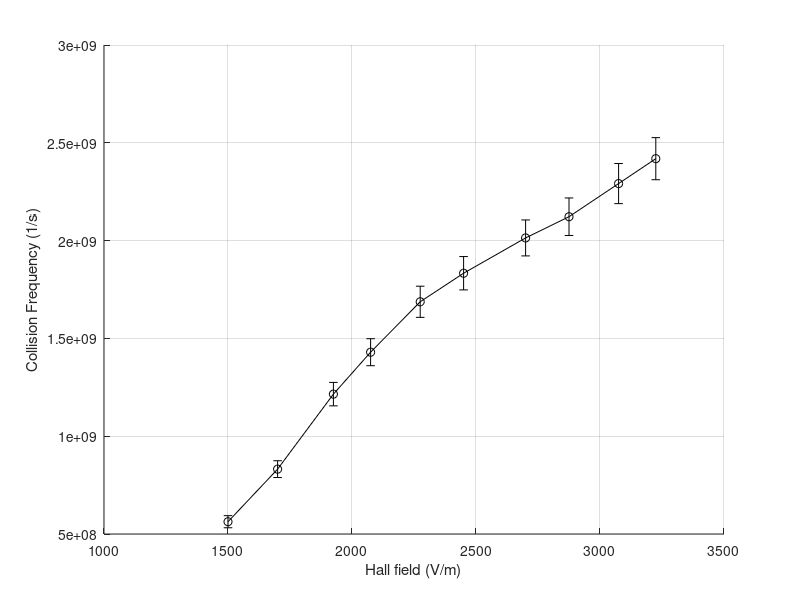

This chart was generated by the following MATLAB code: (Note: this script raises an error after producing the figure.)
%% collision frequency for 6 pressures as a function of Hall Field

B_field1=[ 7.5 12.56 20.78 26.35 34.1 39.9 48.3 54.2 62.6 69.3];
B_field2=[ 7.81 13.6 21.15 26.67 34.4 40.2 48.7 54.5 62.8 68.5];
B_field3=[ 7.6 12.62 21 26.45 34.4 40 48.8 54.5 63 68.6];
B_field4=[ 7.93 12.89 21.09 26.7 34.9 40.5 49 54.9 63.2 68.9];
B_field5=[ 7.52 12.79 21.09 26.6 35 40.5 49.1 55 63.3 69.1];
B_field6=[ 7.69 12.94 21.15 26.75 34.8 40.3 49.2 54.8 63.2 69.1];

V_H_P1=[ 6 6.8 7.7 8.3 9.1 9.8 10.8 11.5 12.3 12.9]; % hall voltage between probe 1 and 2 for pressure 1
V_H_P2=[ 6.5 7.1 7.8 8.2 9 9.7 10.5 11.1 11.8 12.2]; % hall voltage between probe 1 and 2 for pressure 2
V_H_P3=[ 5.8 6.3 7.2 7.6 8.2 8.8 9.4 10 10.7 11.2]; % hall voltage between probe 1 and 2 for pressure 3
V_H_P4=[ 5.1 5.7 6.3 6.8 7.4 7.9 8.7 9.2 9.7 10]; % hall voltage between probe 1 and 2 for pressure 4
V_H_P5=[ 4.4 4.8 5.3 5.8 6.4 6.8 7.4 7.9 8.5 8.9]; % hall voltage between probe 1 and 2 for pressure 5
V_H_P6=[ 4.1 4.5 4.9 5.4 5.9 6.4 7.1 7.6 8.2 8.6]; % hall voltage between probe 1 and 2 for pressure 6

E_H_P1=1/(0.004)*V_H_P1; % Hall Field for pressure 1
E_H_P2=1/(0.004)*V_H_P2; % Hall Field for pressure 2
E_H_P3=1/(0.004)*V_H_P3; % Hall Field for pressure 3
E_H_P4=1/(0.004)*V_H_P4; % Hall Field for pressure 4
E_H_P5=1/(0.004)*V_H_P5; % Hall Field for pressure 5
E_H_P6=1/(0.004)*V_H_P6; % Hall Field for pressure 6
I_d1=2.08*0.001*ones(1,10);
I_d2=1.83*0.001*ones(1,10);
I_d3=1.56*0.001*ones(1,10);
I_d4=1.25*0.001*ones(1,10);
I_d5=0.98*0.001*ones(1,10);
I_d6=0.72*0.001*ones(1,10);

V_O_P1=48*ones(1,10);
V_O_P2=54*ones(1,10);
V_O_P3=58*ones(1,10);
V_O_P4=63*ones(1,10);
V_O_P5=60*ones(1,10);
V_O_P6=68*ones(1,10);

echarge=1.60217662e-19 % coluombs
emass=9.10938356e-31 %kilograms

v1=[];
 for i=1:length(B_field1)
     z = (0.004*echarge*B_field1(i)*0.001*V_O_P1(i))/(0.075*emass*V_H_P1(i))
     v1= [v1; z];
 end
v1

 v2=[];
 for i=1:length(B_field2)
     z = (0.004*echarge*B_field2(i)*0.001*V_O_P2(i))/(0.075*emass*V_H_P2(i))
     v2= [v2; z];
 end
v2

 v3=[];
 for i=1:length(B_field3)
     z = (0.004*echarge*B_field3(i)*0.001*V_O_P3(i))/(0.075*emass*V_H_P3(i))
     v3= [v3; z];
 end
v3

 v4=[];
 for i=1:length(B_field4)
     z = (0.004*echarge*B_field4(i)*0.001*V_O_P4(i))/(0.075*emass*V_H_P4(i))
     v4= [v4; z];
 end
v4

 v5=[];
 for i=1:length(B_field5)
     z = (0.004*echarge*B_field5(i)*0.001*V_O_P5(i))/(0.075*emass*V_H_P5(i))
     v5= [v5; z];
 end
v5

 v6=[];
 for i=1:length(B_field6)
     z = (0.004*echarge*B_field6(i)*0.001*V_O_P6(i))/(0.075*emass*V_H_P6(i))
     v6= [v6; z];
 end
v6

%% errors
 err1=[];
 for i=1:length(B_field1)
     z = (0.004*echarge*0.001)/(0.075*emass)*abs(B_field1(i)*V_O_P1(i)/V_H_P1(i))*sqrt((0.1^2)/(B_field1(i))^2+(4)/(V_O_P1(i))^2+(0.2)^2/(V_H_P1(i))^2)
     err1= [err1; z];
    
 end
err1

err2=[];
 for i=1:length(B_field2)
     z = (0.004*echarge*0.001)/(0.075*emass)*abs(B_field2(i)*V_O_P2(i)/V_H_P2(i))*sqrt((0.1^2)/(B_field2(i))^2+(4)/(V_O_P2(i))^2+(0.2)^2/(V_H_P2(i))^2)
     err2= [err2; z];
    
 end
err2

err3=[];
 for i=1:length(B_field3)
     z = (0.004*echarge*0.001)/(0.075*emass)*abs(B_field3(i)*V_O_P3(i)/V_H_P3(i))*sqrt((0.1^2)/(B_field3(i))^2+(4)/(V_O_P3(i))^2+(0.2)^2/(V_H_P3(i))^2)
     err3= [err3; z];
    
 end
err3

err4=[];
 for i=1:length(B_field4)
     z = (0.004*echarge*0.001)/(0.075*emass)*abs(B_field4(i)*V_O_P4(i)/V_H_P4(i))*sqrt((0.1^2)/(B_field4(i))^2+(4)/(V_O_P4(i))^2+(0.2)^2/(V_H_P4(i))^2)
     err4= [err4; z];
    
 end
err4

err5=[];
 for i=1:length(B_field5)
     z = (0.004*echarge*0.001)/(0.075*emass)*abs(B_field5(i)*V_O_P5(i)/V_H_P5(i))*sqrt((0.1^2)/(B_field5(i))^2+(4)/(V_O_P5(i))^2+(0.2)^2/(V_H_P5(i))^2)
     err5= [err5; z];
    
 end
err5

err6=[];
 for i=1:length(B_field6)
     z = (0.004*echarge*0.001)/(0.075*emass)*abs(B_field6(i)*V_O_P6(i)/V_H_P6(i))*sqrt((0.1^2)/(B_field6(i))^2+(4)/(V_O_P6(i))^2+(0.2)^2/(V_H_P6(i))^2)
     err6= [err6; z];
    
 end
err6
%%
figure(1)
grid on
xlabel('Hall field (V/m)');
ylabel('Collision Frequency (1/s)');
hold on
errorbar(E_H_P1,v1,err1,'-ko','MarkerSize', 7)
errorbar(E_H_P2,v2,err2, '-k*','MarkerSize', 7)
errorbar(E_H_P3,v3,err3,'-kx','MarkerSize', 7)
errorbar(E_H_P4,v4,err4,'-ks','MarkerSize', 7)
errorbar(E_H_P5,v5,err5,'-k^','MarkerSize', 7)
errorbar(E_H_P6,v6,err6,'-kp','MarkerSize', 7)
legend('15 torr', '18 torr', '21 torr', '24 torr', '27 torr', '30 torr', 'Location','NorthEast')
title('Collision Frequency vs Hall Field')
hold off